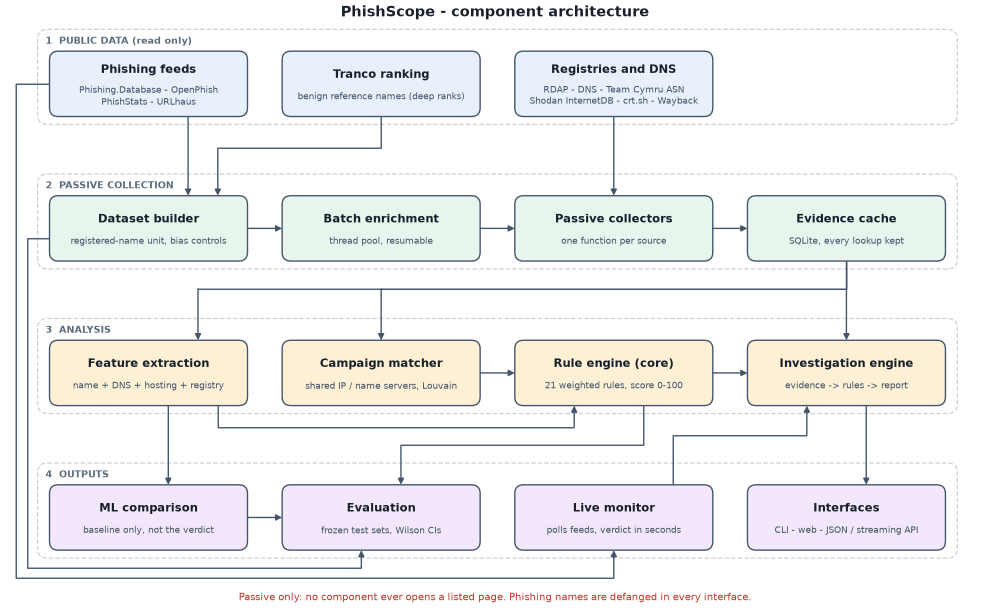
#> input picture outputs/fig_architecture.png, 1980 x 1227 px (shown at 1/2 size)
$ python -i build_report.py   (imports and definitions only)
#> lines starting #> are read from the running program, lines starting #| are printed output that depends on the picture
### report/docx_helpers.py
"""Small python-docx helpers for the report: styles, captions with SEQ fields, tables, code blocks, page numbers, TOC fields."""
from pathlib import Path

from docx import Document
from docx.enum.section import WD_SECTION
from docx.enum.table import WD_TABLE_ALIGNMENT
from docx.enum.text import WD_ALIGN_PARAGRAPH, WD_BREAK
from docx.oxml import OxmlElement
from docx.oxml.ns import qn
from docx.shared import Cm, Inches, Pt, RGBColor

FONT = "Times New Roman"


# [16 lines left out: function set_font, not called in this run]


def new_document():
    doc = Document()
    sec = doc.sections[0]
    sec.page_width, sec.page_height = Cm(21.0), Cm(29.7)
    sec.left_margin, sec.right_margin, sec.top_margin, sec.bottom_margin = Cm(3.2), Cm(2.5), Cm(2.5), Cm(2.5)
    st = doc.styles
    n = st["Normal"]
    n.font.name = FONT
    n.font.size = Pt(12)
    n.element.rPr.rFonts.set(qn("w:eastAsia"), FONT)
    n.paragraph_format.line_spacing = 1.5
    n.paragraph_format.space_after = Pt(6)
    n.paragraph_format.alignment = WD_ALIGN_PARAGRAPH.JUSTIFY
    for name, size, before, after in (("Heading 1", 15, 0, 14), ("Heading 2", 13, 14, 6), ("Heading 3", 12, 10, 4)):
        h = st[name]
        h.font.name = FONT
        h.font.size = Pt(size)
        h.font.bold = True
        h.font.italic = name == "Heading 3"
        h.font.color.rgb = RGBColor(0, 0, 0)
        rf = h.element.rPr.rFonts
        for att in ("w:asciiTheme", "w:hAnsiTheme", "w:eastAsiaTheme", "w:cstheme"):
            if rf.get(qn(att)) is not None:
                del rf.attrib[qn(att)]
        for att in ("w:ascii", "w:hAnsi", "w:eastAsia", "w:cs"):
            rf.set(qn(att), FONT)
        h.paragraph_format.space_before = Pt(before)
        h.paragraph_format.space_after = Pt(after)
        h.paragraph_format.keep_with_next = True
        h.paragraph_format.line_spacing = 1.15
        h.paragraph_format.alignment = WD_ALIGN_PARAGRAPH.LEFT
    cap = st["Caption"]
    cap.font.name = FONT
    cap.font.size = Pt(10.5)
    cap.font.bold = True
    cap.font.italic = False
    cap.font.color.rgb = RGBColor(0, 0, 0)
    cap.paragraph_format.alignment = WD_ALIGN_PARAGRAPH.CENTER
    cap.paragraph_format.space_after = Pt(10)
    cap.paragraph_format.line_spacing = 1.15
    return doc


# [50 lines left out: functions para, add_runs, bullet, numbered, not called in this run]


def heading(doc, text, level=1):
    return doc.add_heading(text, level=level)


def page_break(doc):
    doc.add_paragraph().add_run().add_break(WD_BREAK.PAGE)


# [21 lines left out: function _field, not called in this run]


class Counter:
    fig = 0
    tab = 0


# [134 lines left out: functions caption, picture, shade, table, code_block, toc_field and 1 more, not called in this run]

### report/build_report.py
"""Build the mini project report (University of Mumbai layout) from the saved results.  python build_report.py"""
import importlib.metadata as md
import json
import sys
from pathlib import Path

from docx.enum.text import WD_ALIGN_PARAGRAPH
from docx.shared import Cm, Pt

sys.path.insert(0, str(Path(__file__).resolve().parent))
import docx_helpers as H  # noqa: E402

ROOT = Path(__file__).resolve().parents[1]
OUT, SHOT = ROOT / "outputs", ROOT / "screenshots"
# [1 line not run here, left out]
# [1 line that did not run here, left out]
# [1 line not run here, left out]
try:
    FR = J("results_fresh.json")
except Exception:  # noqa: BLE001
    FR = None

pct = lambda x, d=1: "-" if x is None else f"{100 * x:.{d}f}%"
f3 = lambda x: "-" if x is None else f"{x:.3f}"
f2 = lambda x: "-" if x is None else f"{x:.2f}"
ci = lambda c, d=0: f"[{100 * c[0]:.{d}f}-{100 * c[1]:.{d}f}%]"

STUDENT, SUPERVISOR, COORDINATOR, PRINCIPAL = "Yash Rajesh Bandiwadekar", "Prof. Pragati Pal", "Er. Samana Jafri", "Dr. Shafi Pathan"
TITLE = "PhishScope: An Open-Source-Intelligence-Driven Framework for Live Screening of Scam and Phishing Domains"
# [1 line that did not run here, left out]
P = lambda t, **k: H.para(doc, t, **k)
B = lambda t: H.bullet(doc, t)
H1 = lambda t: H.heading(doc, t, 1)
H2 = lambda t: H.heading(doc, t, 2)
H3 = lambda t: H.heading(doc, t, 3)
CEN = WD_ALIGN_PARAGRAPH.CENTER

# ====================================================================== TITLE PAGE, CERTIFICATE, APPROVAL (college format)
def add_cover(doc):
    """Insert the three cover pages in the college's format: report/cover/cover_body.xml (paragraphs + page set-up of
    the section) and the college logo it shows. Paragraph defaults of the source were single spacing, no space after,
    left aligned, so those are made explicit here (this document's Normal style is 1.5-spaced and justified)."""
    import io
    from docx.oxml import parse_xml                                 # python-docx element classes (paragraph API works)
    from docx.oxml.ns import qn
    from docx.shared import Twips
    from docx.text.paragraph import Paragraph
    cov = ROOT / "report" / "cover"
    src = parse_xml((cov / "cover_body.xml").read_bytes())
    rid, _ = doc.part.get_or_add_image(io.BytesIO((cov / "college_logo.jpg").read_bytes()))
    W14, WP14 = "http://schemas.microsoft.com/office/word/2010/wordml", "http://schemas.microsoft.com/office/word/2010/wordprocessingDrawing"
    anchor, mar = doc.element.body.sectPr, None
    for el in list(src):
        if el.tag == qn("w:sectPr"):
            mar = el.find(qn("w:pgMar"))
            continue
        for e in el.iter():                                         # drop Word revision ids / w14 paragraph ids
            for att in list(e.attrib):
                if att.startswith("{%s}" % W14) or att.startswith("{%s}" % WP14) or att.startswith(qn("w:rsid")):
                    del e.attrib[att]
        for blip in el.iter("{http://schemas.openxmlformats.org/drawingml/2006/main}blip"):
            blip.set(qn("r:embed"), rid)
        anchor.addprevious(el)
        if el.tag == qn("w:p"):
            pf = Paragraph(el, doc._body)
            if pf.paragraph_format.space_after is None:
                pf.paragraph_format.space_after = Pt(0)
            if pf.paragraph_format.space_before is None:
                pf.paragraph_format.space_before = Pt(0)
            if pf.paragraph_format.line_spacing is None:
                pf.paragraph_format.line_spacing = 1.0
            if pf.alignment is None:
                pf.alignment = WD_ALIGN_PARAGRAPH.LEFT
    sec = doc.sections[0]
    for side in ("top", "bottom", "left", "right", "header", "footer"):
        setattr(sec, side + ("_distance" if side in ("header", "footer") else "_margin"), Twips(int(mar.get(qn("w:" + side)))))


# [13 lines not run here, left out]

fresh_txt = ""
if FR and "fresh (PhishStats, <=3 h old)" in FR["groups"]:
    g = FR["groups"]["fresh (PhishStats, <=3 h old)"]
    dl = g.get("listing_to_verdict_minutes") or {}
    only_first = FR.get("observation", {}).get("feeds", {}).get("phishstats", {}).get("polls_with_new") == 1
    fresh_txt = (f" On {g['levels']['n']} freshly listed names collected live, the rules raised MEDIUM or HIGH for {pct(g['levels']['MEDIUM_PLUS']['share'], 0)} "
                 f"(HIGH {pct(g['levels']['HIGH']['share'], 0)}); each verdict took a median of {g['processing_seconds']['median']:.1f} s of processing"
                 + ("." if only_first or not dl else f", and names were scored a median of {dl['median']:.0f} minutes after the feed listed them."))
# [100 lines not run here, left out]
libs = []
# [75 lines not run here, left out]
def trim_terminal(path):
    """Copy of a terminal capture without the empty area below the output, so the text is readable at page width (nothing else changes)."""
#> called with path = '../outputs/fig_architecture.png'
    import numpy as np
    from PIL import Image
    im = Image.open(path).convert("RGB")
    a = np.asarray(im.convert("L"))
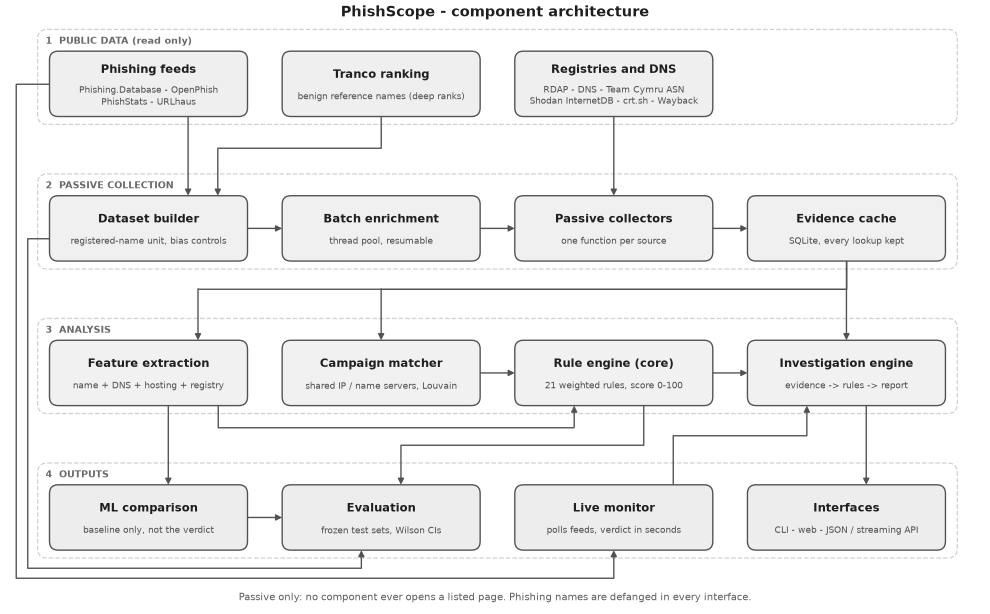
#> a: shape (1227, 1980) (shown at 1/2 size); min 31, max 255, mean 240.6
    dark = (a < 110).sum(axis=1) > 2                               # rows that contain text
    rows = np.flatnonzero(dark[60:]) + 60                          # skip the title bar
#> rows = 1092 values from 74 to 1203
    gap = int(0.12 * a.shape[0])
#> gap = 147
    end = rows[0]
#> end = 74
    for r in rows[1:]:
        if r - end > gap:                                          # a long blank stretch: the output has ended (taskbar below)
            break
        end = r
#> this loop made 1091 passes
#> (r, end) on passes 1 to 3: (75, 75), (76, 76), (77, 77)
    out = OUT / "report_shots" / Path(path).name
    out.parent.mkdir(exist_ok=True)
    im.crop((0, 0, im.width, min(im.height, end + 45))).save(out)
    return out


# [15 lines not run here, left out]
import glob
loc = []
# [18 lines not run here, left out]
rows = []
# [3 lines not run here, left out]
# [1 line that did not run here, left out]
# [3 lines not run here, left out]
# [1 line that did not run here, left out]
# [5 lines not run here, left out]
rows = []
# [5 lines not run here, left out]
# [1 line that did not run here, left out]
# [2 lines not run here, left out]
# [1 line that did not run here, left out]
# [1 line that did not run here, left out]
# [4 lines not run here, left out]
# [1 line that did not run here, left out]
# [2 lines not run here, left out]
# [1 line that did not run here, left out]
# [1 line that did not run here, left out]
# [32 lines not run here, left out]
rows = []
# [50 lines not run here, left out]
refs = [
    "Anti-Phishing Working Group, \"Phishing Activity Trends Report, 1st Quarter 2026,\" published 21 May 2026. [Online]. Available: https://docs.apwg.org/reports/apwg_trends_report_q1_2026.pdf (accessed 6 Oct 2026).",
    "Anti-Phishing Working Group, \"Phishing Activity Trends Report, 2nd Quarter 2026,\" published 28 Aug 2026. [Online]. Available: https://docs.apwg.org/reports/apwg_trends_report_q2_2026.pdf (accessed 6 Oct 2026).",
    "J. Ma, L. K. Saul, S. Savage, and G. M. Voelker, \"Beyond blacklists: learning to detect malicious web sites from suspicious URLs,\" in Proc. ACM SIGKDD Conf. on Knowledge Discovery and Data Mining (KDD), Paris, France, 2009.",
    "D. Sahoo, C. Liu, and S. C. H. Hoi, \"Malicious URL detection using machine learning: a survey,\" arXiv:1701.07179, 2017.",
    "M. Felegyhazi, C. Kreibich, and V. Paxson, \"On the potential of proactive domain blacklisting,\" in Proc. 3rd USENIX Workshop on Large-Scale Exploits and Emergent Threats (LEET), San Jose, CA, Apr. 2010.",
    "S. Hao, A. Kantchelian, B. Miller, V. Paxson, and N. Feamster, \"PREDATOR: Proactive recognition and elimination of domain abuse at time-of-registration,\" in Proc. ACM Conf. on Computer and Communications Security (CCS), 2016.",
    "J. Szurdi, B. Kocso, G. Cseh, J. Spring, M. Felegyhazi, and C. Kanich, \"The long 'taile' of typosquatting domain names,\" in Proc. USENIX Security Symposium, 2014.",
    "V. I. Levenshtein, \"Binary codes capable of correcting deletions, insertions and reversals,\" Soviet Physics Doklady, vol. 10, no. 8, pp. 707-710, 1966.",
    "V. D. Blondel, J.-L. Guillaume, R. Lambiotte, and E. Lefebvre, \"Fast unfolding of communities in large networks,\" J. Stat. Mech.: Theory Exp., 2008, P10008, doi: 10.1088/1742-5468/2008/10/P10008.",
    "D. Arp et al., \"Dos and don'ts of machine learning in computer security,\" in Proc. 31st USENIX Security Symposium, Boston, MA, Aug. 2022.",
    "S. Axelsson, \"The base-rate fallacy and the difficulty of intrusion detection,\" ACM Trans. Inf. Syst. Secur., vol. 3, no. 3, pp. 186-205, Aug. 2000.",
    "V. Le Pochat, T. Van Goethem, S. Tajalizadehkhoob, M. Korczynski, and W. Joosen, \"Tranco: a research-oriented top sites ranking hardened against manipulation,\" in Proc. Network and Distributed System Security Symposium (NDSS), 2019. List ID 56WKN, https://tranco-list.eu/list/56WKN.",
    "S. Hollenbeck and A. Newton, \"Registration Data Access Protocol (RDAP) query format,\" RFC 9082, Internet Engineering Task Force, Jun. 2021.",
    "S. Hollenbeck and A. Newton, \"JSON responses for the Registration Data Access Protocol (RDAP),\" RFC 9083, Internet Engineering Task Force, Jun. 2021.",
    "M. Blanchet, \"Finding the authoritative Registration Data Access Protocol (RDAP) service,\" RFC 9224, Internet Engineering Task Force, Mar. 2022.",
    "B. Laurie, A. Langley, and E. Kasper, \"Certificate Transparency,\" RFC 6962, Internet Engineering Task Force, Jun. 2013 (obsoleted by RFC 9162).",
    "F. Pedregosa et al., \"Scikit-learn: machine learning in Python,\" J. Mach. Learn. Res., vol. 12, pp. 2825-2830, 2011.",
    "A. A. Hagberg, D. A. Schult, and P. J. Swart, \"Exploring network structure, dynamics, and function using NetworkX,\" in Proc. 7th Python in Science Conf. (SciPy), 2008.",
    "Spamhaus Project, \"Spamhaus Botnet Threat Update Q1 2022.\" [Online]. Available: https://content.spamhaus.org/1913347d-b14a-4fb6-8450-befa917f296a.pdf (accessed 6 Oct 2026).",
    "Team Cymru, \"IP to ASN mapping.\" [Online]. Available: https://team-cymru.com/community-services/ip-asn-mapping/ (accessed 6 Oct 2026).",
    "Shodan, \"InternetDB.\" [Online]. Available: https://internetdb.shodan.io/ (accessed 6 Oct 2026).",
    "Internet Archive, \"Wayback Availability JSON API.\" [Online]. Available: https://archive.org/help/wayback_api.php (accessed 6 Oct 2026).",
    "IANA, \"Bootstrap Service Registry for Domain Name Space.\" [Online]. Available: https://www.iana.org/assignments/rdap-dns/rdap-dns.xhtml (accessed 6 Oct 2026).",
    "Phishing.Database project. [Online]. Available: https://github.com/Phishing-Database/Phishing.Database (MIT licence; accessed 6 Oct 2026).",
    "OpenPhish, community phishing feed and terms of use. [Online]. Available: https://openphish.com/ (accessed 6 Oct 2026).",
    "PhishStats, phishing database and API. [Online]. Available: https://phishstats.info/ (accessed 6 Oct 2026).",
    "abuse.ch, \"URLhaus.\" [Online]. Available: https://urlhaus.abuse.ch/ (accessed 6 Oct 2026).",
    "Sectigo, \"crt.sh certificate search.\" [Online]. Available: https://crt.sh/ (accessed 6 Oct 2026)."]
# [9 lines not run here, left out]
sys.path.insert(0, str(ROOT / "src"))
import rules_engine as RE  # noqa: E402
rows = [[r.id, r.group, str(r.points), r.title, r.reason] for r in RE.RULES]
# [16 lines not run here, left out]

out = ROOT / "report" / "PhishScope_Mini_Project_Report.docx"
# [2 lines not run here, left out]

>>> result = trim_terminal('../outputs/fig_architecture.png')
